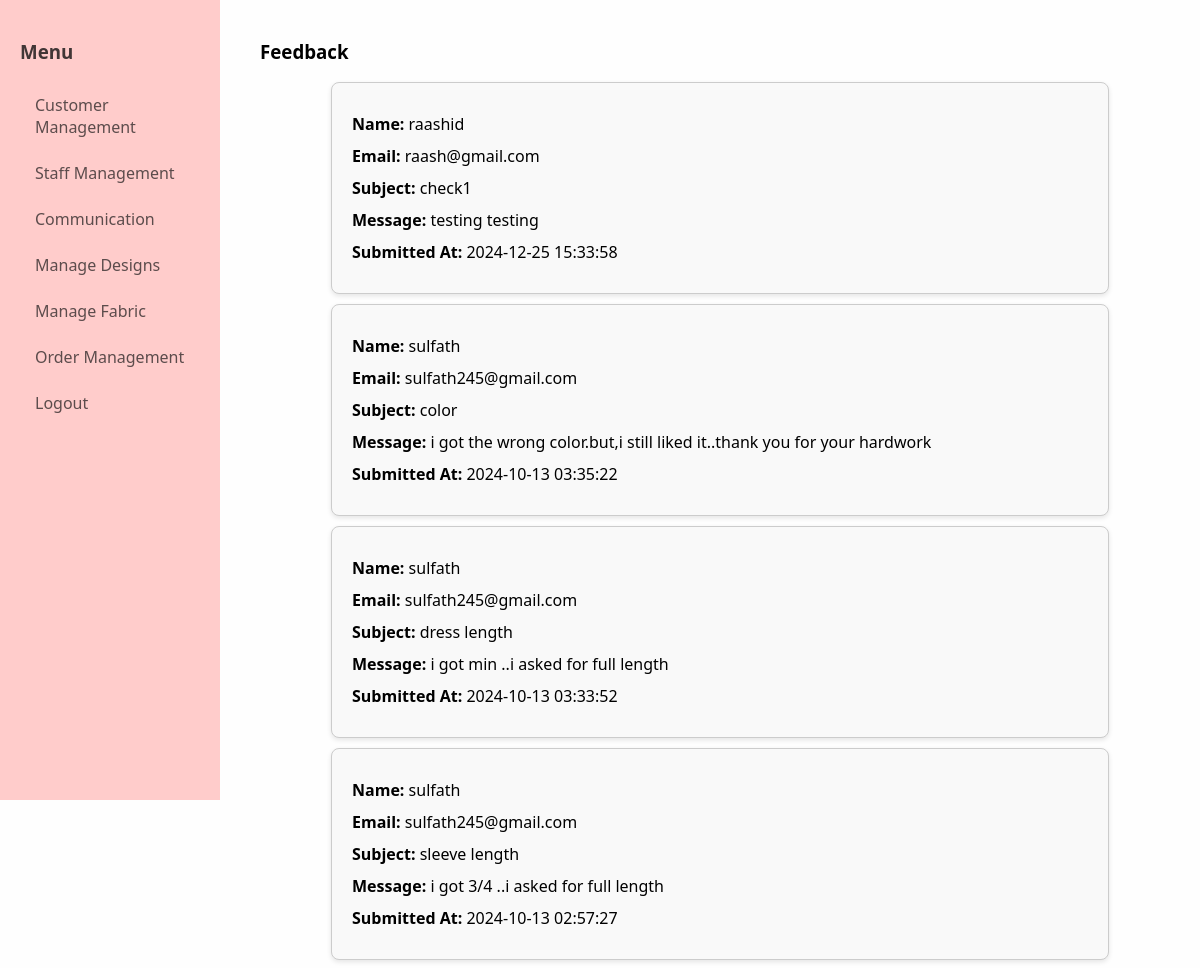
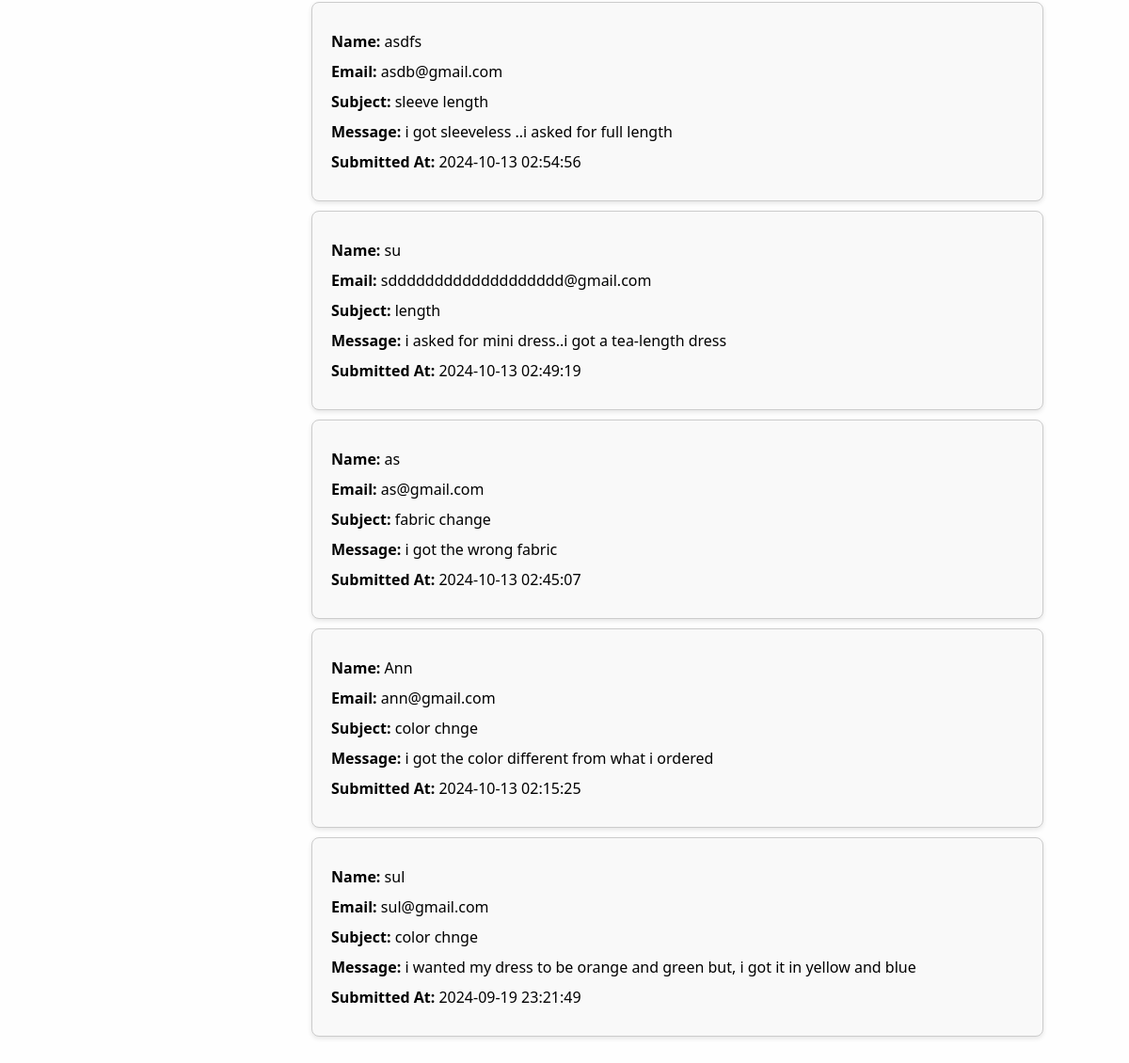
The app's page /admin/show_feedback.php with its own data (2 pictures, top to bottom).
### tables this page shows
CREATE TABLE `contact_messages` (
  `id` int(6) UNSIGNED NOT NULL,
  `name` varchar(255) NOT NULL,
  `email` varchar(255) NOT NULL,
  `subject` varchar(255) DEFAULT NULL,
  `message` text NOT NULL,
  `created_at` timestamp NOT NULL DEFAULT current_timestamp()
);

### admin/show_feedback.php (the view, shortened to what this page needs)
<?php
$conn = mysqli_connect("localhost", "root", "", "fashion");
$feedback = [];
$feedback_sql = "SELECT * FROM contact_messages ORDER BY created_at DESC";
$feedback_result = mysqli_query($conn, $feedback_sql);
if ($feedback_result) {
    while ($row = mysqli_fetch_assoc($feedback_result)) {
        $feedback[] = $row;
    }
} else {
    echo "Error retrieving feedback: " . mysqli_error($conn);
}
?>
<!DOCTYPE html>
<html lang="en">
<head>
    <link rel="stylesheet" href="admin1.css">
</head>
<body>
<div class="admin-dashboard">
        <aside class="sidebar">
            <h3>Menu</h3>
            <a href="customers.php">Customer Management</a>
            <a href="staff.php">Staff Management</a>
            <a href="communications.php">Communication</a>
            <a href="manageDesign.php">Manage Designs</a>
            <a href="manageFabric.php">Manage Fabric</a>
            <a href="OrderManage.php">Order Management</a>
            <a href="logout.php">Logout</a>
        </aside>
    <main class="content">
    <h3>Feedback</h3>
        <?php
        if (!empty($feedback)) {
            foreach ($feedback as $fb) {
                echo "<div class='feedback-tile'>
                        <p><strong>Name:</strong> " . htmlspecialchars($fb['name']) . "</p>
                        <p><strong>Email:</strong> " . htmlspecialchars($fb['email']) . "</p>
                        <p><strong>Subject:</strong> " . htmlspecialchars($fb['subject']) . "</p>
                        <p><strong>Message:</strong> " . htmlspecialchars($fb['message']) . "</p>
                        <p><strong>Submitted At:</strong> " . htmlspecialchars($fb['created_at']) . "</p>
                      </div>";
            }
        } else {
            echo "<p>No feedback found.</p>";
        }
        ?>
    </main>
</body>
</html>

### admin/admin1.css (style rules this page uses)
body { font-family: 'Segoe UI', Tahoma, Geneva, Verdana, sans-serif; background-color: #fefefe; margin: 0; padding: 0; }
.sidebar { width: 220px; background-color: #ffcccb; color: #413636; height: 100vh; float: left; padding: 20px; box-sizing: border-box; transition: width 0.3s; }
.sidebar a { color: #5c4c4c; display: block; padding: 12px 15px; text-decoration: none; border-radius: 4px; transition: background-color 0.3s; }
.content { margin-left: 240px; padding: 20px; box-sizing: border-box; }

### admin/show_feedback.php (style rules this page uses)
.feedback-tile { border: 1px solid #ccc; padding: 20px; margin: 10px auto; border-radius: 8px; box-shadow: 0 2px 5px rgba(0, 0, 0, 0.1); width: 80%; background-color: #f9f9f9; }
.feedback-tile p { margin: 10px 0; }

### records on screen
contact_messages: name "raashid", email "raash@gmail.com", subject "check1", message "testing testing", created_at "2024-12-25 15:33:58"
contact_messages: name "sulfath", email "sulfath245@gmail.com", subject "color", message "i got the wrong color.but,i still liked it..thank you for your hardwork", created_at "2024-10-13 03:35:22"
contact_messages: name "sulfath", email "sulfath245@gmail.com", subject "dress length", message "i got min ..i asked for full length", created_at "2024-10-13 03:33:52"
contact_messages: name "sulfath", email "sulfath245@gmail.com", subject "sleeve length", message "i got 3/4 ..i asked for full length", created_at "2024-10-13 02:57:27"
contact_messages: name "asdfs", email "asdb@gmail.com", subject "sleeve length", message "i got sleeveless ..i asked for full length", created_at "2024-10-13 02:54:56"
contact_messages: name "su", email "sddddddddddddddddddd@gmail.com", subject "length", message "i asked for mini dress..i got a tea-length dress", created_at "2024-10-13 02:49:19"
contact_messages: name "as", email "as@gmail.com", subject "fabric change", message "i got the wrong fabric", created_at "2024-10-13 02:45:07"
contact_messages: name "Ann", email "ann@gmail.com", subject "color chnge", message "i got the color different from what i ordered", created_at "2024-10-13 02:15:25"
contact_messages: name "sul", email "sul@gmail.com", subject "color chnge", message "i wanted my dress to be orange and green but, i got it in yellow and blue", created_at "2024-09-19 23:21:49"
